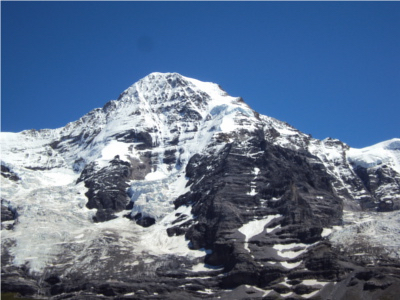
#> input picture blobs-and-stitching/data/stitching/hill_1.jpg, 400 x 300 px
$ python mergeImages.py
#> lines starting #> are read from the running program, lines starting #| are printed output that depends on the picture
### blobs-and-stitching/code/utils.py
import numpy as np
import os
import errno
import matplotlib.pyplot as plt
from skimage.feature import plot_matched_features

# [15 lines left out: function showMatches, not called in this run]


def imread(path):
#> called with path = '../data/stitching/hill_1.jpg'
    img = plt.imread(path).astype(float)

    #Remove alpha channel if it exists
    if img.ndim > 2 and img.shape[2] == 4:
        img = img[:, :, 0:3]
    #Puts images values in range [0,1]
    if img.max() > 1.0:
        img /= 255.0
#> call 2 of imread, with path = '../data/stitching/hill_2.jpg'
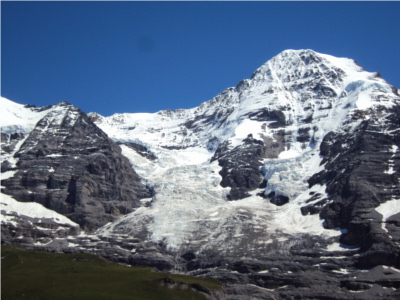
#> input picture blobs-and-stitching/data/stitching/hill_2.jpg, 400 x 300 px

    return img


# [26 lines left out: functions mkdir, gaussian, not called in this run]

### blobs-and-stitching/code/mergeImages.py
import numpy as np
import matplotlib.pyplot as plt

from skimage.transform import rescale
from skimage.transform import SimilarityTransform
from skimage.transform import warp

from utils import imread

# This code is part of:
#
#   CS4501-003: Computer Vision
#   University of Virginia
#   Instructor: Zezhou Cheng
#

def mergeImages(im1, im2, transf):

    h1, w1, _ = im1.shape
#> h1 = 300; w1 = 400
    h2, w2, _ = im2.shape
#> h2 = 300; w2 = 400

    #Coordinates of the four corners
    c1 = np.array([[0, w1, w1, 0],[0, 0, h1, h1]]).astype(int)
#> c1 = [[0, 400, 400, 0], [0, 0, 300, 300]]
    c2 = np.array([[0, w2, w2, 0],[0, 0, h2, h2]]).astype(int)
#> c2 = [[0, 400, 400, 0], [0, 0, 300, 300]]

    #Transformed coordinates
    fulltransf = np.eye(3)
    fulltransf[0:2, :] = transf

    a = np.ones((1, c2.shape[1]))
    v = np.concatenate((c2,
        np.ones((1, c2.shape[1]))),
        axis=0)
    tc2 = fulltransf.dot(v)[0:2, :]
    all_corners = np.concatenate((c1, tc2), axis=1)

    corner_min = np.min(all_corners, axis=1)
    corner_max = np.max(all_corners, axis=1)
    output_shape = corner_max - corner_min
    output_shape = np.ceil(output_shape[::-1]).astype(int)

    offset1 = SimilarityTransform(translation=-corner_min)
    t2 = SimilarityTransform(fulltransf)

    mask1 = np.ones_like(im1)
    mask2 = np.ones_like(im2)
    im1warp = warp(im1, offset1.inverse, output_shape=output_shape)
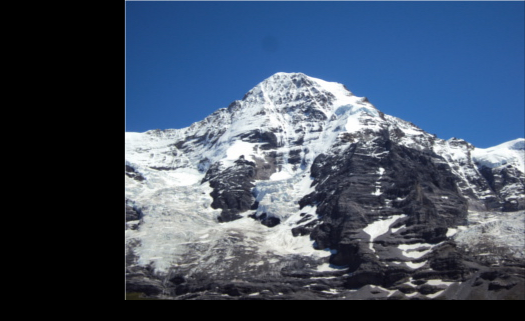
#> im1warp: shape (321, 525, 3) float64; mean R, G, B 0.26, 0.316, 0.397
    im2warp = warp(im2, (offset1 + t2).inverse, output_shape=output_shape)
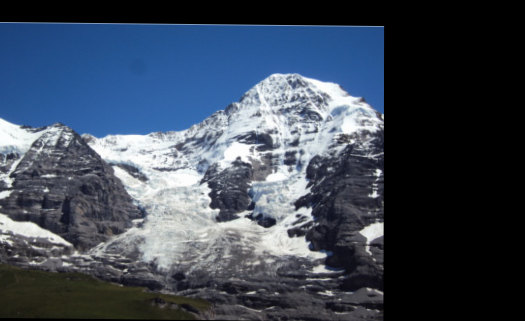
#> im2warp: shape (321, 525, 3) float64; mean R, G, B 0.245, 0.287, 0.346

    mask1warp = warp(mask1, offset1.inverse, output_shape=output_shape)
#> mask1: shape (300, 400, 3) float64; every value is 1
    mask2warp = warp(mask1, (offset1 + t2).inverse, output_shape=output_shape)
    overlap = np.logical_and(mask1warp, mask2warp)
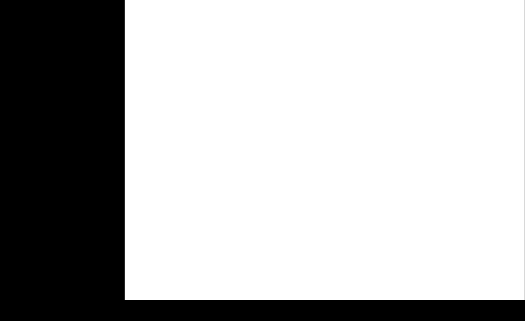
#> mask1warp: shape (321, 525, 3) float64; min 0, max 1, mean 0.712

    merged = im1warp + im2warp
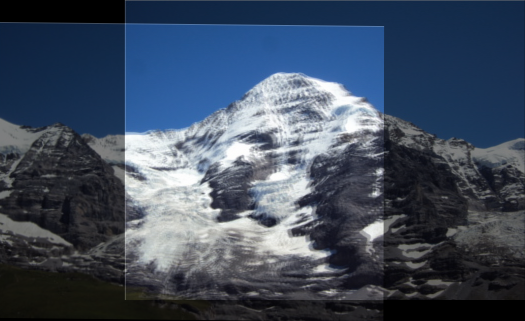
#> merged: shape (321, 525, 3) float64; mean R, G, B 0.505, 0.603, 0.743; drawn with min black and max white
    merged[overlap] = im2warp[overlap]
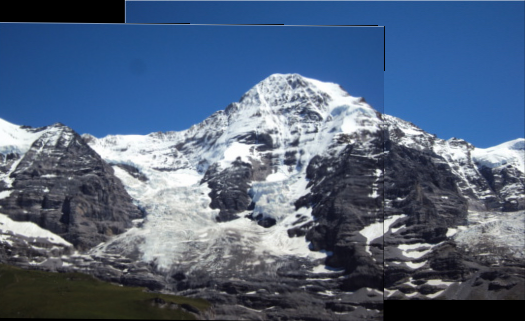
#> merged: shape (321, 525, 3) float64; mean R, G, B 0.325, 0.395, 0.497
    return merged


if __name__ == '__main__':
    im1 = imread("../data/stitching/hill_1.jpg")
    im2 = imread("../data/stitching/hill_2.jpg")
    transf = np.array([[ 0.9683, -0.0025, -124.1000],
                    [ 0.0103,  0.9866,   20.6513]])
    stitched = mergeImages(im1, im2, transf)
    plt.imshow(stitched)
    plt.show()
